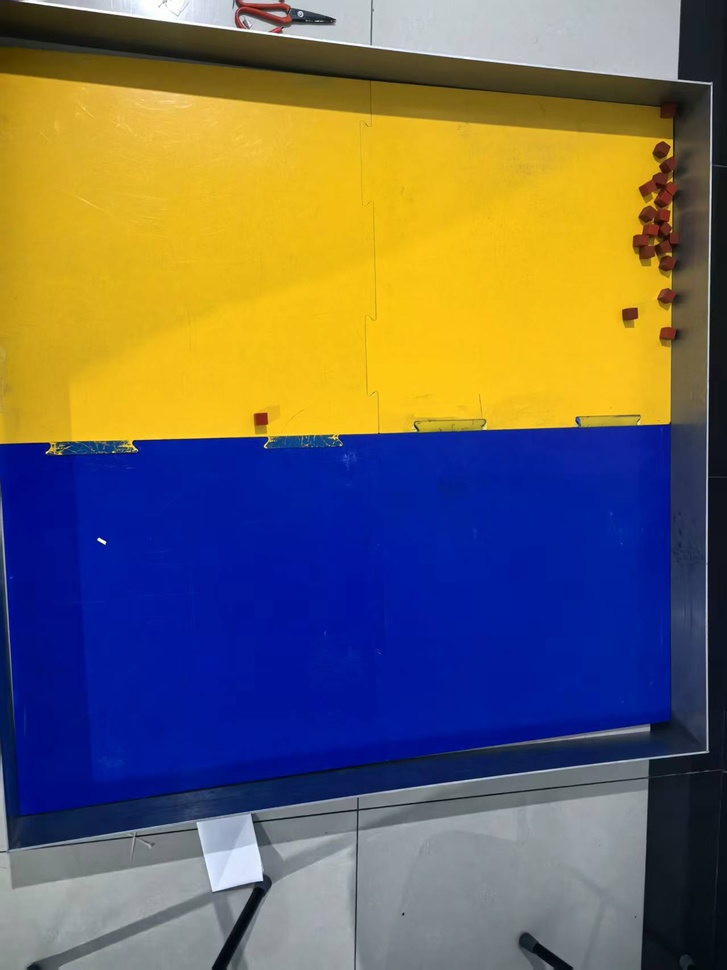
#> input picture windows/test_data/field_no_robot_20261103/no_robot_01.jpg, 727 x 970 px, shrunk from 1279 x 1706 before the run
$ python -i field_vision.py   (imports and definitions only)
#> lines starting #> are read from the running program, lines starting #| are printed output that depends on the picture; after the words box and inside, x2 and y2 are one past the last pixel; in counts of white or black regions, pixels touching at a corner belong together
"""俯视画面里的场地、红块和车体色标。

不假设画面是正方形，也不假设场地铺满画面、边和图像轴对齐。
先用蓝/黄找到场地四角，再变到场地坐标（中心为原点，黄区为 +y）。
"""

from typing import Dict, List, Optional, Sequence, Tuple

import cv2
import numpy as np

FIELD_HALF = 0.6
Point = Tuple[float, float]

# OpenCV 的 H 是 0–180。范围按 Gazebo 材质留了余量，现场灯光不对时再收紧。
HSV = {
    "blue": ((100, 80, 40), (130, 255, 255)),
    "yellow": ((15, 80, 40), (40, 255, 255)),
    "red_lo": ((0, 70, 40), (10, 255, 255)),
    "red_hi": ((170, 70, 40), (180, 255, 255)),
    "magenta": ((135, 80, 40), (170, 255, 255)),
    "cyan": ((80, 80, 40), (100, 255, 255)),
}


def _mask(hsv: np.ndarray, low: Sequence[int], high: Sequence[int]) -> np.ndarray:
    return cv2.inRange(hsv, np.array(low, np.uint8), np.array(high, np.uint8))


def _centroid(mask: np.ndarray) -> Optional[np.ndarray]:
    moments = cv2.moments(mask, binaryImage=True)
    if moments["m00"] < 1.0:
        return None
    return np.array(
        [moments["m10"] / moments["m00"], moments["m01"] / moments["m00"]],
        dtype=np.float32,
    )


def _field_quad(field_mask: np.ndarray) -> Optional[np.ndarray]:
    contours, _ = cv2.findContours(field_mask, cv2.RETR_EXTERNAL, cv2.CHAIN_APPROX_NONE)
    if not contours:
        return None
    contour = max(contours, key=cv2.contourArea)
    image_area = field_mask.shape[0] * field_mask.shape[1]
    if cv2.contourArea(contour) < 0.05 * image_area:
        return None
    hull = cv2.convexHull(contour)
    peri = cv2.arcLength(hull, True)
    for ratio in (0.01, 0.02, 0.035, 0.05, 0.08):
        approx = cv2.approxPolyDP(hull, ratio * peri, True)
        if len(approx) == 4:
            return _fit_field_edges(contour, approx.reshape(4, 2).astype(np.float32))
    rect = cv2.minAreaRect(hull)
    return cv2.boxPoints(rect).astype(np.float32)


def _fit_field_edges(contour: np.ndarray, quad: np.ndarray) -> np.ndarray:
    """由每条边中段的地面轮廓拟合直线，外推被车/块遮住的角。"""
    points = contour.reshape(-1, 2).astype(np.float32)
    lines = []
    for a, b in zip(quad, np.roll(quad, -1, axis=0)):
        edge = b - a
        length = float(np.linalg.norm(edge))
        if length < 20:
            return quad
        direction = edge / length
        rel = points - a
        along = rel @ direction
        distance = np.abs(rel[:, 0] * direction[1] - rel[:, 1] * direction[0])
        selected = points[(along > 0.15 * length) & (along < 0.85 * length) & (distance < max(5, 0.08 * length))]
        if len(selected) < 12:
            return quad
        vx, vy, x, y = cv2.fitLine(selected, cv2.DIST_WELSCH, 0, 0.01, 0.01).reshape(-1)
        lines.append((np.array([x, y]), np.array([vx, vy])))
    fitted = []
    for i in range(4):
        a, u = lines[i - 1]
        b, v = lines[i]
        matrix = np.column_stack((u, -v))
        if abs(float(np.linalg.det(matrix))) < 0.2:
            return quad
        fitted.append(a + np.linalg.solve(matrix, b - a)[0] * u)
    fitted = np.float32(fitted)
    if np.max(np.linalg.norm(fitted - quad, axis=1)) > 0.18 * np.sqrt(cv2.contourArea(quad)):
        return quad
    return fitted


def _axes_from_colors(blue_xy: np.ndarray, yellow_xy: np.ndarray) -> Optional[Tuple[np.ndarray, np.ndarray]]:
    y_axis = yellow_xy - blue_xy
    norm = float(np.linalg.norm(y_axis))
    if norm < 5.0:
        return None
    y_axis = y_axis / norm
    # 图像 y 向下。顺着黄区方向看，右侧才是场地 +x。
    x_axis = np.array([-y_axis[1], y_axis[0]], dtype=np.float32)
    return x_axis, y_axis


def _pair_corners(
    corners: np.ndarray,
    x_axis: np.ndarray,
    y_axis: np.ndarray,
    half: float = FIELD_HALF,
) -> Optional[Tuple[np.ndarray, np.ndarray]]:
    center = corners.mean(axis=0)
    rel = corners - center
    proj_x = rel @ x_axis
    proj_y = rel @ y_axis
    src = []
    dst = []
    used = set()
    for sx in (1.0, -1.0):
        for sy in (1.0, -1.0):
            score = sx * proj_x + sy * proj_y
            idx = int(np.argmax(score))
            if idx in used:
                return None
            used.add(idx)
            src.append(corners[idx])
            dst.append((sx * half, sy * half))
    return np.float32(src), np.float32(dst)


def image_to_world(homography: np.ndarray, points: Sequence[Sequence[float]]) -> np.ndarray:
    pts = np.asarray(points, dtype=np.float32).reshape(-1, 1, 2)
    return cv2.perspectiveTransform(pts, homography).reshape(-1, 2)


def _blobs(
    mask: np.ndarray,
    homography: np.ndarray,
    min_side: float,
    max_side: float,
    min_area_px: float = 4.0,
    long_only: bool = False,
) -> List[dict]:
    contours, _ = cv2.findContours(mask, cv2.RETR_EXTERNAL, cv2.CHAIN_APPROX_SIMPLE)
    found = []
    for contour in contours:
        if cv2.contourArea(contour) < min_area_px:
            continue
        moments = cv2.moments(contour)
        if moments["m00"] <= 0:
            continue
        px = moments["m10"] / moments["m00"]
        py = moments["m01"] / moments["m00"]
        box = cv2.boxPoints(cv2.minAreaRect(contour))
        world_box = image_to_world(homography, box)
        side_a = float(np.linalg.norm(world_box[0] - world_box[1]))
        side_b = float(np.linalg.norm(world_box[1] - world_box[2]))
        short, long = min(side_a, side_b), max(side_a, side_b)
        if long_only:
            if long < min_side or long > max_side:
                continue
        elif short < min_side or long > max_side:
            continue
        center = image_to_world(homography, [(px, py)])[0]
        if abs(float(center[0])) > FIELD_HALF + 0.02 or abs(float(center[1])) > FIELD_HALF + 0.05:
            continue
        found.append(
            {
                "xy": (float(center[0]), float(center[1])),
                "px": (float(px), float(py)),
                "side": long,
                "half": (
                    float(np.max(world_box[:, 0]) - np.min(world_box[:, 0])) / 2.0,
                    float(np.max(world_box[:, 1]) - np.min(world_box[:, 1])) / 2.0,
                ),
            }
        )
    return found


def _boundary_y(blue: np.ndarray, yellow: np.ndarray, homography: np.ndarray) -> float:
    """蓝黄分界在当前单应性坐标里的 y。四边形几何中心不一定落在这条线上。"""
    # 直接采样实际相邻的蓝黄地面，避免整片地面的分位数随遮挡面积漂移。
    kernel = np.ones((5, 5), np.uint8)
    seam = cv2.bitwise_and(cv2.dilate(blue, kernel), cv2.dilate(yellow, kernel))
    yy, xx = np.where(seam > 0)
    if len(xx) >= 30:
        sample = np.column_stack((xx[::3], yy[::3])).astype(np.float32)
        return float(np.median(image_to_world(homography, sample)[:, 1]))
    step = 6
    blue_s = blue[::step, ::step] > 0
    yellow_s = yellow[::step, ::step] > 0
    ys, xs = np.where(blue_s | yellow_s)
    if len(xs) < 20:
        return 0.0
    pixels = np.stack((xs * step, ys * step), axis=1).astype(np.float32)
    world = image_to_world(homography, pixels)
    blue_y = world[blue_s[ys, xs], 1]
    yellow_y = world[yellow_s[ys, xs], 1]
    if blue_y.size < 10 or yellow_y.size < 10:
        return 0.0
    # 蓝区靠近分界的一侧，和黄区靠近分界的一侧。
    return float(np.percentile(blue_y, 92) + np.percentile(yellow_y, 8)) / 2.0


def _on_blue(blue: np.ndarray, yellow: np.ndarray, px: float, py: float) -> bool:
    """看红块周围的地面颜色。块本身盖住中心，外圈才是蓝或黄。"""
    x = int(round(px))
    y = int(round(py))
    radius = 16
    y0 = max(0, y - radius)
    y1 = min(blue.shape[0], y + radius + 1)
    x0 = max(0, x - radius)
    x1 = min(blue.shape[1], x + radius + 1)
    patch_b = blue[y0:y1, x0:x1]
    patch_y = yellow[y0:y1, x0:x1]
    if patch_b.size == 0:
        return False
    yy, xx = np.ogrid[y0:y1, x0:x1]
    ring = (xx - x) ** 2 + (yy - y) ** 2 >= 6 ** 2
    blue_count = int(patch_b[ring].sum() / 255) if ring.shape == patch_b.shape else int((patch_b > 0).sum())
    yellow_count = int(patch_y[ring].sum() / 255) if ring.shape == patch_y.shape else int((patch_y > 0).sum())
    return blue_count >= yellow_count


class FieldLock:
    """跨帧稳住场地四角和蓝黄分界。

    俯视相机是固定的，四角不该跟着轮廓噪声跳。单应性一跳，车和红块的坐标就一起漂。
    同一把锁交给连续的 detect_field；单帧调用可以不传。
    """

    # [45 lines left out: functions __init__, corners_of, bias_of, not called in this run]


def detect_field(bgr: np.ndarray, lock: Optional[FieldLock] = None) -> Dict:
    """从一帧 BGR 图得到红块、车的位姿，以及己方（y<0）剩余块数。"""
    empty = {
        "blocks": [],
        "own_flags": [],
        "obstacles": [],
        "robot": None,
        "own_count": -1,
        "homography": None,
        "field_px": None,
        "block_px": [],
        "robot_px": None,
        "obstacle_extents": [],
    }
    if bgr is None or bgr.size == 0:
        return empty

    hsv = cv2.cvtColor(bgr, cv2.COLOR_BGR2HSV)
    blue = _mask(hsv, *HSV["blue"])
    yellow = _mask(hsv, *HSV["yellow"])
    field = cv2.bitwise_or(blue, yellow)
    kernel = cv2.getStructuringElement(cv2.MORPH_ELLIPSE, (21, 21))
    field = cv2.morphologyEx(field, cv2.MORPH_CLOSE, kernel)

    corners = _field_quad(field)
    blue_xy = _centroid(blue)
    yellow_xy = _centroid(yellow)
    if corners is None or blue_xy is None or yellow_xy is None:
        return empty
    axes = _axes_from_colors(blue_xy, yellow_xy)
    if axes is None:
        return empty
    paired = _pair_corners(corners, *axes)
    if paired is None:
        return empty
    src, dst = paired
    if lock is not None:
        src = lock.corners_of(src)
    homography = cv2.getPerspectiveTransform(src, dst)

    red = cv2.bitwise_or(_mask(hsv, *HSV["red_lo"]), _mask(hsv, *HSV["red_hi"]))
    magenta = _mask(hsv, *HSV["magenta"])
    cyan = _mask(hsv, *HSV["cyan"])
    small = cv2.getStructuringElement(cv2.MORPH_ELLIPSE, (3, 3))
    red = cv2.morphologyEx(red, cv2.MORPH_OPEN, small)
    magenta = cv2.morphologyEx(magenta, cv2.MORPH_OPEN, small)

    blocks = _blobs(red, homography, 0.005, 0.08)
    markers = _blobs(magenta, homography, 0.012, 0.12)
    headings = _blobs(cyan, homography, 0.008, 0.12, min_area_px=4.0)
    bias = _boundary_y(blue, yellow, homography)
    if lock is not None:
        bias = lock.bias_of(bias)
    for block in blocks:
        x, y = block["xy"]
        y -= bias
        own = _on_blue(blue, yellow, *block["px"])
        # 颜色和坐标打架时信颜色，只翻符号，距离留着。
        if own and y > 0.0:
            y = -abs(y) - 0.005
        elif not own and y < 0.0:
            y = abs(y) + 0.005
        block["xy"] = (x, y)
        block["own"] = own
    for marker in markers:
        x, y = marker["xy"]
        marker["xy"] = (x, y - bias)
    for heading in headings:
        x, y = heading["xy"]
        heading["xy"] = (x, y - bias)

    # 推到墙边后会粘成一条，边长超过 8cm 的整堆以前被丢掉，车就以为己方没块了。
    for pile in _blobs(red, homography, 0.08, 0.45, min_area_px=40.0, long_only=True):
        x, y = pile["xy"]
        y -= bias
        pile["xy"] = (x, y)
        pile["own"] = y < 0.0
        blocks.append(pile)

    robot = None
    robot_px = None
    if markers and headings:
        front = _mean_point(markers, "xy")
        rear = _mean_point(headings, "xy")
        rx = (front[0] + rear[0]) / 2.0
        ry = (front[1] + rear[1]) / 2.0
        theta = float(np.arctan2(front[1] - rear[1], front[0] - rear[0]))
        robot = (rx, ry, theta)
        front_px = _mean_point(markers, "px")
        rear_px = _mean_point(headings, "px")
        robot_px = (
            ((front_px[0] + rear_px[0]) / 2.0, (front_px[1] + rear_px[1]) / 2.0),
            front_px,
        )

    own_count = sum(1 for block in blocks if block.get("own"))
    obstacles, obstacle_extents = _obstacles(hsv, homography, src, bias, robot)
    return {
        "blocks": [block["xy"] for block in blocks],
        "extents": [block.get("half", (0.01, 0.01)) for block in blocks],
        "own_flags": [bool(block.get("own")) for block in blocks],
        "obstacles": obstacles,
        "obstacle_extents": obstacle_extents,
        "robot": robot,
        "own_count": own_count,
        "homography": homography,
        "field_px": src,
        "block_px": [block["px"] for block in blocks],
        "robot_px": robot_px,
    }


def _obstacles(hsv, homography, field_src, bias: float, robot_xy) -> Tuple[List[Point], List[Point]]:
    """场地里比物块大、又不是红块和己方色标的物体。车自己身上的绿色和灰铲不算。"""
    height, width = hsv.shape[:2]
    inside = np.zeros((height, width), np.uint8)
    cv2.fillConvexPoly(inside, np.asarray(field_src, np.int32), 255)
    known = _mask(hsv, *HSV["blue"])
    for name in ("yellow", "red_lo", "red_hi", "magenta", "cyan"):
        known = cv2.bitwise_or(known, _mask(hsv, *HSV[name]))
    other = cv2.bitwise_and(inside, cv2.bitwise_not(known))
    if robot_xy is not None:
        # 仅擦掉自身投影，而不是把距车心16cm内的整个对手轮廓丢弃。
        rx, ry, yaw = robot_xy
        c, s = np.cos(yaw), np.sin(yaw)
        footprint = np.float32([(rx+c*fx-s*fy, ry+s*fx+c*fy+bias)
                                for fx, fy in [(-.065,-.090),(.100,-.090),(.100,.090),(-.065,.090)]])
        polygon = image_to_world(np.linalg.inv(homography), footprint).astype(np.int32)
        cv2.fillConvexPoly(other, polygon, 0)
    kernel = cv2.getStructuringElement(cv2.MORPH_ELLIPSE, (5, 5))
    other = cv2.morphologyEx(other, cv2.MORPH_OPEN, kernel)
    points = []
    extents = []
    for blob in _blobs(other, homography, 0.035, 0.40, min_area_px=45.0):
        x, y = blob["xy"]
        y -= bias
        points.append((x, y))
        extents.append(blob["half"])
    return points, extents


# [5 lines left out: function _mean_point, not called in this run]


def _dist(a: Point, b: Point) -> float:
    return float(np.hypot(a[0] - b[0], a[1] - b[1]))

>>> import cv2
>>> picture = cv2.imread('../../../windows/test_data/field_no_robot_20261103/no_robot_01.jpg')
#> picture is the input picture: shape (970, 727, 3); mean B, G, R 94.9, 103.6, 110.7
>>> result = detect_field(picture)
#> in _mask, `return cv2.inRange(hsv, np.array(low, np.uint8), np.array(high, np.uin..`:
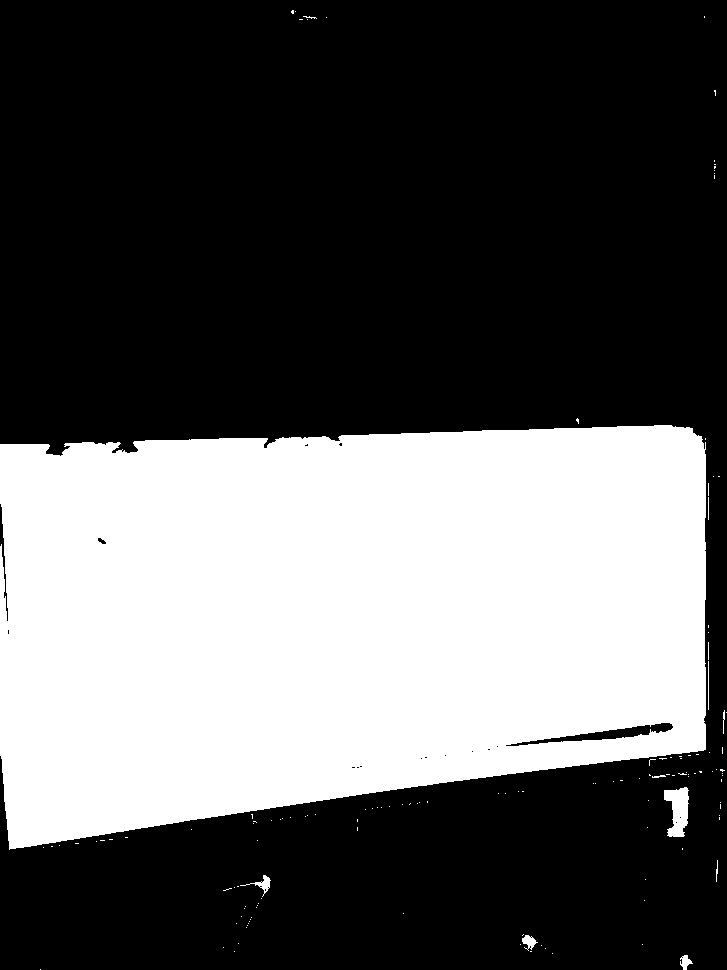
#> returned value: shape (970, 727); 36.2% white; 136 white regions (126 under 20 px), largest, box (x1, y1, x2, y2) and area: (0, 425, 706, 850) 253719, (664, 787, 689, 837) 833, (240, 875, 271, 897) 154
#> call 2 of _mask, with low = (15, 80, 40), high = (40, 255, 255)
#> in _mask (call 2), `return cv2.inRange(hsv, np.array(low, np.uint8), np.array(high, np.uin..`:
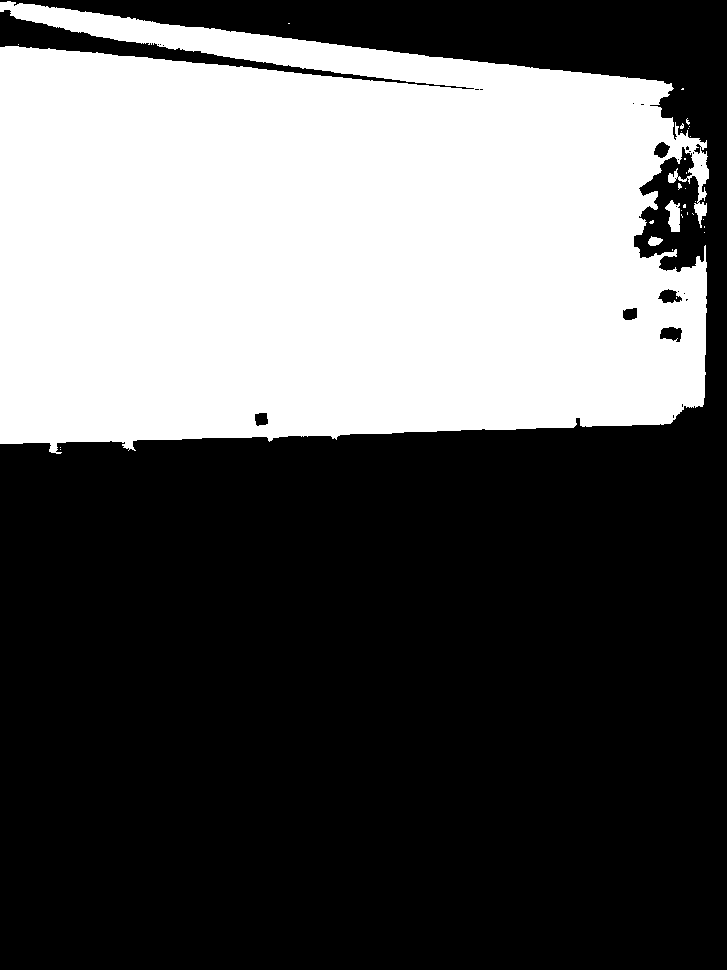
#> returned value: shape (970, 727); 37.1% white; 30 white regions (27 under 20 px), largest, box (x1, y1, x2, y2) and area: (0, 1, 709, 454) 260818, (665, 200, 680, 232) 320, (648, 236, 663, 246) 101
#> (the rest of the program and of its run is left out)
